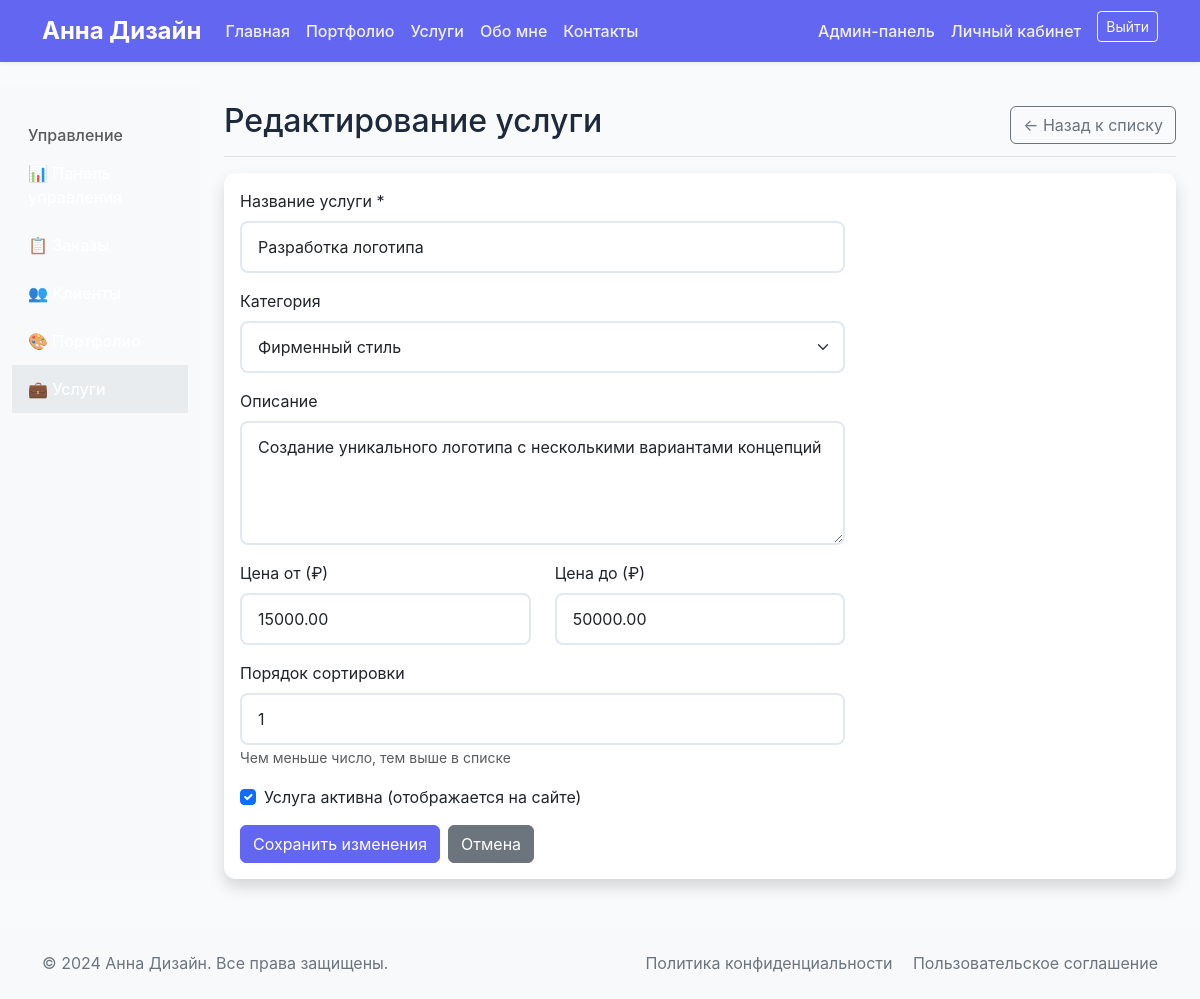
Page /admin/service-edit.php?id=1 (signed in) on the committed database.
### tables this page shows
CREATE TABLE services (
    id INT PRIMARY KEY AUTO_INCREMENT,
    category_id INT,
    title VARCHAR(200) NOT NULL,
    description TEXT,
    price_from DECIMAL(10,2),
    price_to DECIMAL(10,2),
    is_active BOOLEAN DEFAULT TRUE,
    sort_order INT DEFAULT 0,
    created_at TIMESTAMP DEFAULT CURRENT_TIMESTAMP,
    FOREIGN KEY (category_id) REFERENCES categories(id) ON DELETE SET NULL
);

CREATE TABLE categories (
    id INT PRIMARY KEY AUTO_INCREMENT,
    name VARCHAR(100) NOT NULL,
    slug VARCHAR(100) UNIQUE NOT NULL,
    sort_order INT DEFAULT 0
);

### includes/functions.php (called while the page is built, shortened)
<?php
function e($string) {
    return htmlspecialchars($string, ENT_QUOTES, 'UTF-8');
}

### admin/service-edit.php (the view, shortened to what this page needs)
<?php
require_once '../includes/db.php';
require_once '../includes/functions.php';
$serviceId = intval($_GET['id'] ?? 0);
$isEdit = $serviceId > 0;
$service = null;
if ($isEdit) {
    $stmt = $pdo->prepare("SELECT * FROM services WHERE id = ?");
    $stmt->execute([$serviceId]);
    $service = $stmt->fetch();
}
$pageTitle = $isEdit ? 'Редактирование услуги' : 'Добавление услуги';
$stmt = $pdo->query("SELECT * FROM categories ORDER BY sort_order, name");
$categories = $stmt->fetchAll();
include '../includes/header.php';
?>
<div class="container-fluid my-4">
    <div class="row">
        <div class="col-md-3 col-lg-2 bg-light sidebar">
            <div class="position-sticky pt-3">
                <h6 class="sidebar-heading d-flex justify-content-between align-items-center px-3 mt-4 mb-1 text-muted">
                    <span>Управление</span>
                </h6>
                <ul class="nav flex-column">
                    <li class="nav-item">
                        <a class="nav-link" href="index.php">
                            📊 Панель управления
                        </a>
                    </li>
                    <li class="nav-item">
                        <a class="nav-link" href="orders.php">
                            📋 Заказы
                        </a>
                    </li>
                    <li class="nav-item">
                        <a class="nav-link" href="clients.php">
                            👥 Клиенты
                        </a>
                    </li>
                    <li class="nav-item">
                        <a class="nav-link" href="portfolio.php">
                            🎨 Портфолио
                        </a>
                    </li>
                    <li class="nav-item">
                        <a class="nav-link active" href="services.php">
                            💼 Услуги
                        </a>
                    </li>
                </ul>
            </div>
        </div>
        <main class="col-md-9 ms-sm-auto col-lg-10 px-md-4">
            <div class="d-flex justify-content-between flex-wrap flex-md-nowrap align-items-center pt-3 pb-2 mb-3 border-bottom">
                <h1 class="h2"><?php echo $pageTitle; ?></h1>
                <a href="services.php" class="btn btn-outline-secondary">
                    ← Назад к списку
                </a>
            </div>
            <div class="card shadow">
                <div class="card-body">
                    <form method="POST">
                        <div class="row">
                            <div class="col-md-8">
                                <div class="mb-3">
                                    <label for="title" class="form-label">Название услуги *</label>
                                    <input type="text" class="form-control" id="title" name="title"
                                           value="<?php echo e($service['title'] ?? ''); ?>" required>
                                </div>
                                <div class="mb-3">
                                    <label for="category_id" class="form-label">Категория</label>
                                    <select class="form-select" id="category_id" name="category_id">
                                        <?php foreach ($categories as $category): ?>
                                            <option value="<?php echo $category['id']; ?>"
                                                <?php echo ($service['category_id'] ?? 0) == $category['id'] ? 'selected' : ''; ?>>
                                                <?php echo e($category['name']); ?>
                                            </option>
                                        <?php endforeach; ?>
                                    </select>
                                </div>
                                <div class="mb-3">
                                    <label for="description" class="form-label">Описание</label>
                                    <textarea class="form-control" id="description" name="description" rows="4"><?php echo e($service['description'] ?? ''); ?></textarea>
                                </div>
                                <div class="row">
                                    <div class="col-md-6">
                                        <div class="mb-3">
                                            <label for="price_from" class="form-label">Цена от (₽)</label>
                                            <input type="number" step="0.01" min="0" class="form-control" id="price_from" name="price_from"
                                                   value="<?php echo e($service['price_from'] ?? ''); ?>">
                                        </div>
                                    </div>
                                    <div class="col-md-6">
                                        <div class="mb-3">
                                            <label for="price_to" class="form-label">Цена до (₽)</label>
                                            <input type="number" step="0.01" min="0" class="form-control" id="price_to" name="price_to"
                                                   value="<?php echo e($service['price_to'] ?? ''); ?>">
                                        </div>
                                    </div>
                                </div>
                                <div class="mb-3">
                                    <label for="sort_order" class="form-label">Порядок сортировки</label>
                                    <input type="number" class="form-control" id="sort_order" name="sort_order"
                                           value="<?php echo e($service['sort_order'] ?? 0); ?>">
                                    <small class="text-muted">Чем меньше число, тем выше в списке</small>
                                </div>
                                <div class="mb-3 form-check">
                                    <input type="checkbox" class="form-check-input" id="is_active" name="is_active"
                                           <?php echo ($service['is_active'] ?? 1) ? 'checked' : ''; ?>>
                                    <label class="form-check-label" for="is_active">
                                        Услуга активна (отображается на сайте)
                                    </label>
                                </div>
                                <div class="d-flex gap-2">
                                    <button type="submit" class="btn btn-primary">
                                        <?php echo $isEdit ? 'Сохранить изменения' : 'Добавить услугу'; ?>
                                    </button>
                                    <a href="services.php" class="btn btn-secondary">Отмена</a>
                                </div>
                            </div>
                        </div>
                    </form>
                </div>
            </div>
        </main>
    </div>
</div>
<?php include '../includes/footer.php'; ?>

### assets/css/style.css (style rules this page uses)
:root { --primary-color: #6366f1; --secondary-color: #64748b; --accent-color: #f59e0b; --background-color: #f8fafc; --text-color: #1e293b; --light-gray: #e2e8f0; }
body { font-family: 'Inter', -apple-system, BlinkMacSystemFont, 'Segoe UI', Roboto, sans-serif; color: var(--text-color); background-color: var(--background-color); }
.nav-link { color: var(--text-color) !important; font-weight: 500; transition: color 0.3s ease; }
.btn-primary { background-color: var(--primary-color); border-color: var(--primary-color); transition: all 0.3s ease; }
.card { border: none; border-radius: 12px; box-shadow: 0 2px 8px rgba(0, 0, 0, 0.08); transition: all 0.3s ease; }
.form-control, .form-select { border-radius: 8px; border: 2px solid var(--light-gray); padding: 0.75rem 1rem; transition: border-color 0.3s ease; }

### includes/header.php (style rules this page uses)
:root { --primary-color: #6366f1; --secondary-color: #64748b; }
.nav-link { color: rgba(255, 255, 255, 0.9) !important; }

### admin/service-edit.php (style rules this page uses)
.sidebar { min-height: calc(100vh - 100px); }
.sidebar .nav-link { color: #333; padding: 0.75rem 1rem; }
.sidebar .nav-link.active { background-color: #e9ecef; font-weight: 500; }

### rows in the picture
services: title "Разработка логотипа", category_id "Фирменный стиль", description "Создание уникального логотипа с несколькими вариантами концепций", price_from "15000.00", price_to "50000.00", sort_order "1", is_active "☑"

### other values in the picture
$pageTitle "Редактирование услуги"
